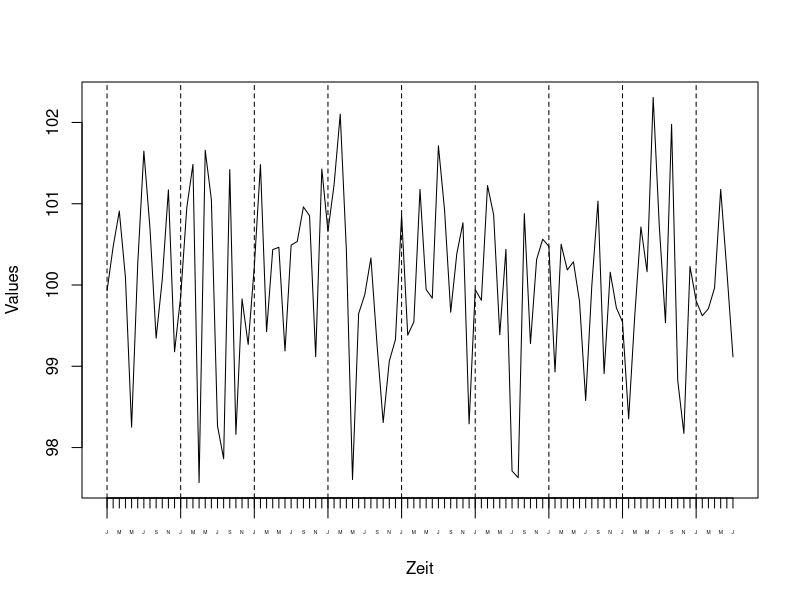

Source code (R):
# https://stat.ethz.ch/pipermail/r-help/2008-September/173189.html
library(utils)
oneMonth=1.0 / 12.0
tsData=ts(rnorm(103,100),start=2000,deltat=oneMonth) # goes until Jul
plot(tsData,ylab="Values",xlab="Zeit",xaxt="n")
axis(1,time(tsData),rep(substr(month.abb,1,1),length=length(tsData)),cex.axis=.3,tcl=-.5)
jan<-time(tsData)[cycle(tsData) == 1]  # january
axis(1,jan,FALSE,tcl=-1)
abline(v=jan,lty=2)
